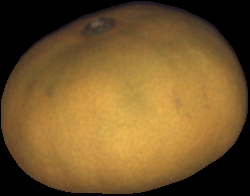
#> input picture data/mandarins/obj0004/im00.png, 250 x 196 px; the run also reads 1 picture not shown here
$ jupyter execute --allow-errors z-coordinates-for-pixel.ipynb
#> lines starting #> are read from the running program, lines starting #| are printed output that depends on the picture; after the words box and inside, x2 and y2 are one past the last pixel; in counts of white or black regions, pixels touching at a corner belong together
[cell 1]
import cv2
import matplotlib.pyplot as plt
import numpy as np
import math
import os
from statistics import mean
import notebook_functions

[cell 2]
def calculate_ellipse_from_mask(binary_mask):
    mask = binary_mask.astype(np.int32)
    y_indices, x_indices = np.indices(mask.shape)
    positive_pixels = mask == 255
    result_x = x_indices[positive_pixels]
    result_y = y_indices[positive_pixels]
    n = len(result_x)

    sx = np.sum(result_x)
    cx = sx / len(result_x)
    sxx = np.sum(np.square(result_x))

    sy = np.sum(result_y)
    cy = sy / len(result_y)
    syy = np.sum(np.square(result_y))

    mult_list = [x * y for x, y in zip(result_x, result_y)]
    sxy = np.sum(mult_list)

    sigma_x2 = (sxx / n) - cx ** 2
    sigma_y2 = (syy / n) - cy ** 2
    sigma_xy = (sxy / n) - (cx * cy)

    cov_matrix = [[sigma_x2, sigma_xy], [sigma_xy, sigma_y2]]
    eigenvalues, eigenvectors = np.linalg.eig(cov_matrix)

    direction_a = eigenvectors[0] / np.linalg.norm(eigenvectors[0])
    direction_b = eigenvectors[1] / np.linalg.norm(eigenvectors[1])

    a = int(2 * (math.sqrt(abs(eigenvalues[0]))))  # semi major axis of projected ellipse
    b = int(2 * (math.sqrt(abs(eigenvalues[1]))))  # semi minor axis of projected ellipse

    return [a, b], [int(cx), int(cy)], [direction_a, direction_b] ,[*eigenvectors],

[cell 3]
# [28 lines left out: function draw_axes, not called in this run]

[cell 4]
# CALCULATE THE NEXT ANGLE IF NEEDED
def angle_estimation(index_view):
    if oblate_angles[index_view] != -1: return oblate_angles[index_view]   # Return if already calculated in another cycle

    #Spheroid values
    A, B = oblate_spheroid
    b_curr = axe_b_all_views[index_view]
    fruit_rot = 'downwards'

    curr_cos_theta = math.sqrt((pow(b_curr, 2) - pow(B, 2))/(pow(A, 2) - pow(B, 2)))

    curr_theta_pos = np.degrees(np.arccos(curr_cos_theta))
    curr_theta_neg = np.degrees(-np.arccos(curr_cos_theta))
    current_view_angles = (curr_theta_pos, curr_theta_neg)

    rotation_per_view = 360 / len(axe_b_all_views) - 5
    correct_theta = lambda ascending_sequence: current_view_angles[0] if ascending_sequence and (fruit_rot == 'downwards') or (not ascending_sequence) and (fruit_rot == 'upwards') else current_view_angles[1]

    # Second ambiguity
    if 0 <= abs(current_view_angles[0]) <= rotation_per_view or abs(90 - rotation_per_view) <= abs(current_view_angles[0]) >= 0:   # Value calculated is in range or a local extrema
        if index_view < len(image_files) - 1:
            temp_correct_theta_value = correct_theta(get_trend_for_view(index_view, 0))
            oblate_angles[index_view] = temp_correct_theta_value
            next_view_angle = angle_estimation(index_view + 1)
            if next_view_angle in [0.0, 90.0, -90.0] or oblate_angles[index_view - 1] in [0.0, 90.0, -90.0]:
                theta = correct_theta(get_trend_for_view(index_view, 0))
            else:
                theta = choose_smooth_angle(oblate_angles[index_view - 1])
        else:
            theta = correct_theta(get_trend_for_view(index_view, 0))
    else:
        theta = correct_theta(get_trend_for_view(index_view, 0))

    oblate_angles[index_view] = theta
    return theta

[cell 5]
def get_trend_for_view(index_view, direction = 0, step = 0):
    b_axes = prev_post_values_b(index_view, axe_b_all_views, step, direction)  # Try first with direction 0, in other recursions does direction 1 - forward
    trend = estimate_b_axe_trend(b_axes)
    if trend is None:
        return get_trend_for_view(index_view, 1, step + 1)
    else:
        return trend

[cell 6]
def estimate_b_axe_trend(b_axes):
    mean_seq = mean(b_axes)
    if b_axes[0] < mean_seq < b_axes[-1]:
        return True   # "Ascending"
    elif b_axes[0] > mean_seq > b_axes[-1]:
        return False  # "Descending"
    else:
        return None   # No clear trend

[cell 7]
def prev_post_values_b(current_b_index, b_list, steps, direction = 0):
    enlarged_b_list = [*b_list, *b_list]
    enlarged_index = current_b_index + len(b_list) - 1 if current_b_index < (len(b_list) / 2) else current_b_index
    total_steps = 3 + steps

    if direction < 0:
        b_axes = enlarged_b_list[(enlarged_index - total_steps) : index]
    elif direction > 0:
        b_axes = enlarged_b_list[enlarged_index : (enlarged_index + total_steps)]
    else:
        b_axes = enlarged_b_list[enlarged_index - 2 : enlarged_index + 2]
    return b_axes

[cell 8]
# [11 lines left out: function choose_smooth_angle, not called in this run]

[cell 9]
# [5 lines left out: function join_images, not called in this run]

[cell 10]
# [9 lines left out: function write_angle_on_img, not called in this run]

[cell 11]
def calculate_z_coordinates(img, index_view, z_coordinates):
    _, center, _, eigenvectors = projected_ellipses[index_view]

    p11 = eigenvectors[1][0]*np.sin(oblate_angles[index_view])
    p12 = eigenvectors[1][0]*np.sin(oblate_angles[index_view])
    p13 = np.cos(oblate_angles[index_view])

    p1 = [p11, p12, p13]
    p2 = [eigenvectors[0][0], eigenvectors[0][1], 0.0]
    p3 = np.cross(p1, p2)

    pose_matrix = np.array([p1, p2, p3])
    equation_matrix = [[1/(B**2), 0, 0], [0, 1/(A**2), 0], [0, 0, 1/(A**2)]]
    matrix_A = pose_matrix.T * equation_matrix * pose_matrix

    for y_pos in range(img.shape[0]):
        for x_pos in range(img.shape[1]):
            xp = x_pos - center[0]
            yp = y_pos - center[1]
            xpyp = [xp, yp]

            # Calculate C
            matrixA1 = np.delete(matrix_A, 2, 1)
            matrixA1 = np.delete(matrixA1, 2, 0)
            C_0 = np.dot(xpyp, matrixA1)
            c = np.dot(C_0, np.transpose(xpyp)) - 1

            # Calculate B
            matrixA2 = np.delete(matrix_A, 0, 1)
            matrixA2 = np.delete(matrixA2, 0, 1)
            matrixA2 = np.delete(matrixA2, 2, 0)
            matrixA3 = np.delete(matrix_A, 0, 0)
            matrixA3 = np.delete(matrixA3, 0, 0)
            matrixA3 = np.delete(matrixA3, 2, 1)
            b = np.dot(xpyp, matrixA2) + np.dot(matrixA3, np.transpose(xpyp))
            b = b[0]

            # Calculate A
            a = matrix_A[2][2]

            # Calculate Z
            sqrt = b*b-4*a*c
            z = (-b + math.sqrt(sqrt))/(2*a)
            z_coordinates[y_pos][x_pos] = z

[cell 12]
fruit_folder = "../data/mandarins/obj0004/"
axe_b_all_views = []
axe_a_all_views = []
projected_ellipses = []
oblate_spheroid = []
angle_images = []
image_files = sorted([file for file in os.listdir(fruit_folder)])
z_coordinates_views_all = []
oblate_angles = [-1 for element in range(len(image_files))]

[cell 13]
for image_name in image_files:
    file_path = os.path.join(fruit_folder, image_name)
    img = cv2.imread(file_path)
#> img is the input picture: shape (196, 250, 3); mean B, G, R 43, 86.9, 116.5
    gray_img = cv2.cvtColor(img, cv2.COLOR_BGR2GRAY)
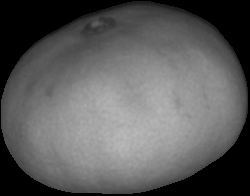
#> gray_img: shape (196, 250); min 0, max 185, mean 90.8
    _, mask = cv2.threshold(gray_img, 0, 255, cv2.THRESH_BINARY)
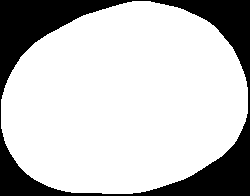
#> mask: shape (196, 250); 76.6% white; 1 black region, box (x1, y1, x2, y2) and area: (0, 0, 250, 196) 11463
    ellipse = calculate_ellipse_from_mask(mask)
#> in calculate_ellipse_from_mask, `n = len(result_x)`: n = 37537
#> in calculate_ellipse_from_mask, `sx = np.sum(result_x)`: sx = 4656479
#> in calculate_ellipse_from_mask, `cx = sx / len(result_x)`: cx = 124.1
#> in calculate_ellipse_from_mask, `sxx = np.sum(np.square(result_x))`: sxx = 724457429
#> in calculate_ellipse_from_mask, `sy = np.sum(result_y)`: sy = 3768506
#> in calculate_ellipse_from_mask, `cy = sy / len(result_y)`: cy = 100.4
#> in calculate_ellipse_from_mask, `syy = np.sum(np.square(result_y))`: syy = 465579772
#> in calculate_ellipse_from_mask, `mult_list = [x * y for x, y in zip(result_x, result_y)]`: mult_list = 37537 items
#> in calculate_ellipse_from_mask, `sxy = np.sum(mult_list)`: sxy = 453457670
#> in calculate_ellipse_from_mask, `sigma_x2 = (sxx / n) - cx ** 2`: sigma_x2 = 3911.3
#> in calculate_ellipse_from_mask, `sigma_y2 = (syy / n) - cy ** 2`: sigma_y2 = 2324.2
#> in calculate_ellipse_from_mask, `sigma_xy = (sxy / n) - (cx * cy)`: sigma_xy = -373.7
#> in calculate_ellipse_from_mask, `cov_matrix = [[sigma_x2, sigma_xy], [sigma_xy, sigma_y2]]`: cov_matrix = [[3911.3, -373.7], [-373.7, 2324.2]]
#> in calculate_ellipse_from_mask, `eigenvalues, eigenvectors = np.linalg.eig(cov_matrix)`: eigenvalues = [3994.9, 2240.6]; eigenvectors = [[0.976, 0.218], [-0.218, 0.976]]
#> in calculate_ellipse_from_mask, `direction_a = eigenvectors[0] / np.linalg.norm(eigenvectors[0])`: direction_a = [0.976, 0.218]
#> in calculate_ellipse_from_mask, `direction_b = eigenvectors[1] / np.linalg.norm(eigenvectors[1])`: direction_b = [-0.218, 0.976]
#> in calculate_ellipse_from_mask, `a = int(2 * (math.sqrt(abs(eigenvalues[0]))))`: a = 126
#> in calculate_ellipse_from_mask, `b = int(2 * (math.sqrt(abs(eigenvalues[1]))))`: b = 94
#> ellipse = ([126, 94], [124, 100], [[0.976, 0.218], [-0.218, 0.976]], [[0.976, 0.218], [-0.218, 0.976]])
    axes_length, _, _, _ = ellipse
#> axes_length = [126, 94]
    major_axis_length, minor_axis_length = axes_length
#> major_axis_length = 126; minor_axis_length = 94
    axe_b_all_views.append(minor_axis_length)
    axe_a_all_views.append(major_axis_length)
    projected_ellipses.append(ellipse)
#> pass 2 of the loop `for image_name in image_files:`:
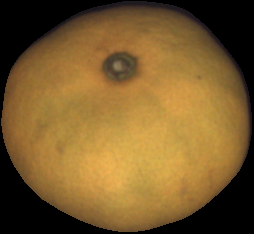
#> input picture data/mandarins/obj0004/im01.png, 254 x 234 px
#> img is the input picture: shape (234, 254, 3); mean B, G, R 44.1, 90.6, 120.8
#> `gray_img = cv2.cvtColor(img, cv2.COLOR_BGR2GRAY)`:
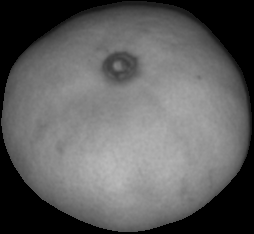
#> gray_img: shape (234, 254); min 0, max 187, mean 94.4
#> `_, mask = cv2.threshold(gray_img, 0, 255, cv2.THRESH_BINARY)`:
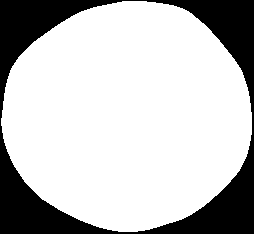
#> mask: shape (234, 254); 75.8% white; 1 black region, box (x1, y1, x2, y2) and area: (0, 0, 254, 234) 14396
#> ellipse = ([125, 114], [127, 115], [[1, 0.0274], [-0.0274, 1]], [[1, 0.0274], [-0.0274, 1]])
#> axes_length = [125, 114]
#> major_axis_length = 125; minor_axis_length = 114
#> pass 3 of the loop `for image_name in image_files:`:
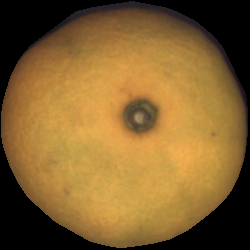
#> input picture data/mandarins/obj0004/im02.png, 250 x 250 px
#> img is the input picture: shape (250, 250, 3); mean B, G, R 47.1, 97.1, 130.1
#> gray_img: shape (250, 250)
#> `_, mask = cv2.threshold(gray_img, 0, 255, cv2.THRESH_BINARY)`:
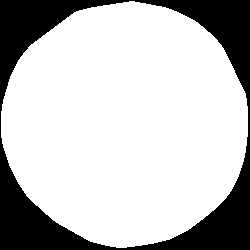
#> mask: shape (250, 250); 75.9% white; 1 black region, box (x1, y1, x2, y2) and area: (0, 0, 250, 250) 15047
#> ellipse = ([123, 122], [125, 123], [[0.977, -0.215], [0.215, 0.977]], [[0.977, -0.215], [0.215, 0.977]])
#> axes_length = [123, 122]
#> major_axis_length = 123; minor_axis_length = 122

[cell 14]
# SPHEROID CALCULATION
A = mean(axe_a_all_views)
#> A = 124.7
B = min(axe_b_all_views)
#> B = 94
oblate_spheroid = [A, B]
#> oblate_spheroid = [124.7, 94]

#> (a cell that did not finish here is left out)

#> in angle_estimation, `A, B = oblate_spheroid`: A = 124.7; B = 94
#> in angle_estimation, `curr_cos_theta = math.sqrt((pow(b_curr, 2) - pow(B, 2))/(pow(A, 2) - p..`: curr_cos_theta = 0
#> in angle_estimation, `curr_theta_pos = np.degrees(np.arccos(curr_cos_theta))`: curr_theta_pos = 90
#> in angle_estimation, `curr_theta_neg = np.degrees(-np.arccos(curr_cos_theta))`: curr_theta_neg = -90
#> in angle_estimation, `current_view_angles = (curr_theta_pos, curr_theta_neg)`: current_view_angles = (90, -90)
#> in angle_estimation, `rotation_per_view = 360 / len(axe_b_all_views) - 5`: rotation_per_view = 115
#> in prev_post_values_b, `enlarged_b_list = [*b_list, *b_list]`: enlarged_b_list = [94, 114, 122, 94, 114, 122]
#> in prev_post_values_b, `enlarged_index = current_b_index + len(b_list) - 1 if current_b_index ..`: enlarged_index = 2
#> in prev_post_values_b, `b_axes = enlarged_b_list[enlarged_index - 2 : enlarged_index + 2]`: b_axes = [94, 114, 122, 94]
#> in estimate_b_axe_trend, `mean_seq = mean(b_axes)`: mean_seq = 106
    write_angle_on_img(img, oblate_angle, (0, 255, 0)) # (image, angle to write, color of the text)
    angle_images.append(img)
joined_oblate_images = join_images(angle_images)
cv2.imwrite("./oblate_angles.png", joined_oblate_images)

# Find z coordinates for pixels
* For one image

[cell 16]
current_img = "01" # The img to calculate the z pixels for -> its index starting at 0
current_img_index = 1
img = cv2.imread(fruit_folder +"im" + current_img + ".png")
img = cv2.cvtColor(img, cv2.COLOR_BGR2GRAY)
#> (the rest of this cell did not finish here and is left out)

[cell 17]
_, center, unit_eigenvectors, _ = projected_ellipses[current_img_index]
#> center = [127, 115]; unit_eigenvectors = [[1, 0.0274], [-0.0274, 1]]
A = oblate_spheroid[0]
B = oblate_spheroid[1]
angle_radians = np.radians(oblate_angles[current_img_index])

p11 = unit_eigenvectors[1][0] * np.sin(angle_radians)
#> p11 = 0.000477
p12 = unit_eigenvectors[1][1] * np.sin(angle_radians)
#> p12 = -0.0174
p13 = np.cos(angle_radians)

p1 = [p11, p12, p13]
#> p1 = [0.000477, -0.0174, 1]
p2 = [unit_eigenvectors[0][0], unit_eigenvectors[0][1], 0.0]
#> p2 = [1, 0.0274, 0]
p3 = np.cross(p1, p2)
#> p3 = [-0.0274, 0.999, 0.0175]

pose_matrix = np.array([p1, p2, p3])
#> pose_matrix = [[0.000477, -0.0174, 1], [1, 0.0274, 0], [-0.0274, 0.999, 0.0175]]

equation_matrix = np.array([[1/(B ** 2), 0, 0], [0, 1/(A ** 2), 0], [0, 0, 1/(A ** 2)]])
#> equation_matrix = [[0.000113, 0, 0], [0, 6.43e-05, 0], [0, 0, 6.43e-05]]

matrix_A = pose_matrix.T @ equation_matrix @ pose_matrix
#> matrix_A = [[6.43e-05, -4.07e-10, 2.33e-08], [-4.07e-10, 6.44e-05, -8.52e-07], [2.33e-08, -8.52e-07, 0.000113]]

[cell 18]
print(matrix_A)
#| [[ 6.43427147e-05 -4.06715098e-10  2.33094157e-08]
#|  [-4.06715098e-10  6.43575656e-05 -8.51764161e-07]
#|  [ 2.33094157e-08 -8.51764161e-07  1.13158508e-04]]

#> (a cell that did not finish here is left out)

[cell 20]
# Create X and Y coordinates
y = np.arange(0, img.shape[0])
#> y = 234 values from 0 to 233
x = np.arange(0, img.shape[1])
#> x = 254 values from 0 to 253
X, Y = np.meshgrid(x, y)

# Create a figure with 1 row and 2 columns
fig, axs = plt.subplots(1, 2, figsize=(10, 5))

# Create a 3D surface plot on the first subplot
axs[0] = fig.add_subplot(121, projection='3d')
axs[0].set_xlim([0, img.shape[0]]) # width
axs[0].set_ylim([0, img.shape[1]])

#> (the rest of this cell did not finish here and is left out)

--------------

# Finding z coordinates for all images on folder

[cell 21]
for index, image_name in enumerate(image_files):
    img = cv2.imread(fruit_folder + image_name)
    img = cv2.cvtColor(img, cv2.COLOR_BGR2GRAY)
    z_coordinates = np.zeros_like(img)
    calculate_z_coordinates(img, index, z_coordinates)
#> in calculate_z_coordinates, `_, center, _, eigenvectors = projected_ellipses[index_view]`: center = [124, 100]; eigenvectors = [[0.976, 0.218], [-0.218, 0.976]]
#> in calculate_z_coordinates, `p11 = eigenvectors[1][0]*np.sin(oblate_angles[index_view])`: p11 = 0.184
#> in calculate_z_coordinates, `p1 = [p11, p12, p13]`: p1 = [0.184, 0.184, 0.54]
#> in calculate_z_coordinates, `p2 = [eigenvectors[0][0], eigenvectors[0][1], 0.0]`: p2 = [0.976, 0.218, 0]
#> in calculate_z_coordinates, `p3 = np.cross(p1, p2)`: p3 = [-0.118, 0.527, -0.139]
#> in calculate_z_coordinates, `pose_matrix = np.array([p1, p2, p3])`: pose_matrix = [[0.184, 0.184, 0.54], [0.976, 0.218, 0], [-0.118, 0.527, -0.139]]
#> in calculate_z_coordinates, `matrix_A = pose_matrix.T * equation_matrix * pose_matrix`: matrix_A = [[3.82e-06, 0, 0], [0, 3.07e-06, 0], [0, 0, 1.25e-06]]
#> after the loop in calculate_z_coordinates, `for y_pos in range(img.shape[0]):`:
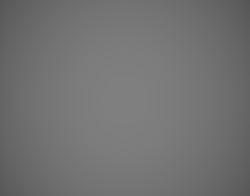
#> z_coordinates: shape (196, 250); min 86, max 127, mean 113.9
    z_coordinates_views_all.append(z_coordinates)
#> pass 2 of the loop `for index, image_name in enumerate(image_files):`:
#> pass 3 of the loop `for index, image_name in enumerate(image_files):`:
#> in calculate_z_coordinates (call 3), `_, center, _, eigenvectors = projected_ellipses[index_view]`: center = [125, 123]; eigenvectors = [[0.977, -0.215], [0.215, 0.977]]
#> in calculate_z_coordinates (call 3), `p11 = eigenvectors[1][0]*np.sin(oblate_angles[index_view])`: p11 = -0.181
#> in calculate_z_coordinates (call 3), `p1 = [p11, p12, p13]`: p1 = [-0.181, -0.181, 0.54]
#> in calculate_z_coordinates (call 3), `p2 = [eigenvectors[0][0], eigenvectors[0][1], 0.0]`: p2 = [0.977, -0.215, 0]
#> in calculate_z_coordinates (call 3), `p3 = np.cross(p1, p2)`: p3 = [0.116, 0.528, 0.216]
#> in calculate_z_coordinates (call 3), `pose_matrix = np.array([p1, p2, p3])`: pose_matrix = [[-0.181, -0.181, 0.54], [0.977, -0.215, 0], [0.116, 0.528, 0.216]]
#> in calculate_z_coordinates (call 3), `matrix_A = pose_matrix.T * equation_matrix * pose_matrix`: matrix_A = [[3.71e-06, 0, 0], [0, 2.98e-06, 0], [0, 0, 3e-06]]
#> after the loop in calculate_z_coordinates (call 3), `for y_pos in range(img.shape[0]):`:
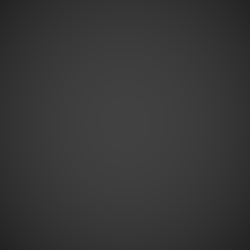
#> z_coordinates: shape (250, 250); min 34, max 65, mean 55
#> `axs[0].plot_surface(X, Y, z_coordinates)`:
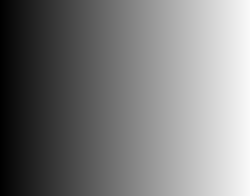
#> X: shape (196, 250) int64; min 0, max 249, mean 124.5

#> (a cell that did not finish here is left out)
